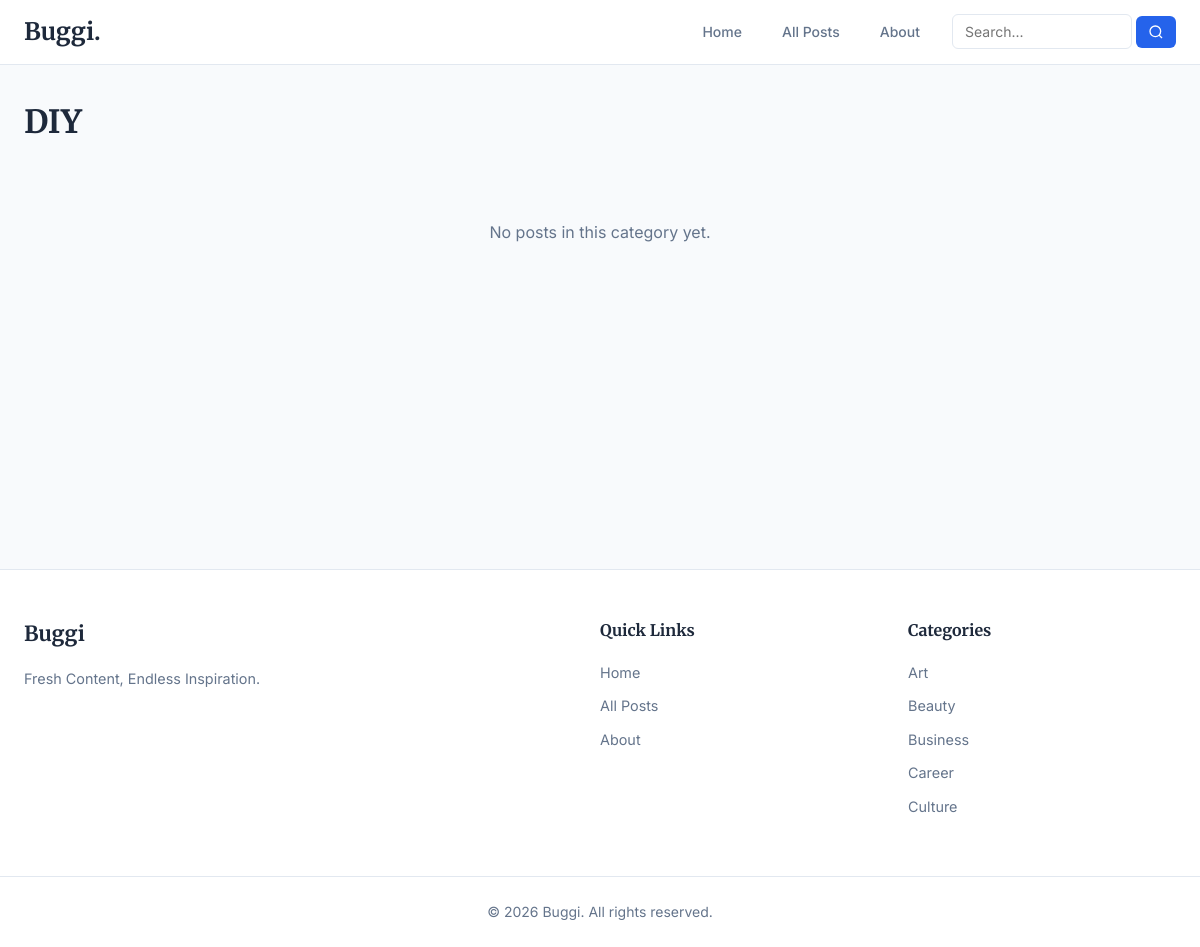
/category/diy/, run on the app's committed database.
### blog/models.py (models this page shows, shortened)
class Category(models.Model):
    name = models.CharField(max_length=100, unique=True)
    slug = models.SlugField(max_length=100, unique=True)
    description = models.TextField(blank=True)
    class Meta:
        verbose_name_plural = "categories"
        ordering = ['name']
    def get_absolute_url(self):
        return reverse('blog:category_posts', kwargs={'slug': self.slug})

### blog/views.py (the view)
# urls.py: path('category/<slug:slug>/', views.CategoryPostListView.as_view(), name='category_posts'),
class CategoryPostListView(ListView):
    model = Post
    template_name = 'blog/category_posts.html'
    context_object_name = 'posts'
    paginate_by = 9
    def get_queryset(self):
        self.category = get_object_or_404(Category, slug=self.kwargs['slug'])
        return Post.objects.filter(status='published', category=self.category).select_related('category', 'author').prefetch_related('tags')
    def get_context_data(self, **kwargs):
        context = super().get_context_data(**kwargs)
        context['category'] = self.category
        context['categories'] = Category.objects.all()
        context['tags'] = Tag.objects.all()
        return context

### blog/templates/blog/category_posts.html (shortened to what this page needs)
{% extends 'blog/base.html' %}
{% load humanize %}
{% block content %}
<section class="section">
    <div class="section-header">
        <h1>{{ category.name }}</h1>
    </div>
    <div class="posts-grid">
        {% for post in posts %}
        <article class="post-card">
            {% if post.featured_image %}
            <div class="post-card-image">
                <img src="{{ post.featured_image.url }}" alt="{{ post.title }}">
            </div>
            {% endif %}
            <div class="post-card-content">
                <span class="badge">{{ post.category.name|default:"Uncategorized" }}</span>
                <h3><a href="{{ post.get_absolute_url }}">{{ post.title }}</a></h3>
                <p>{{ post.summary|default:post.content|truncatewords:20 }}</p>
                <div class="meta">
                    <span>{{ post.author.get_full_name|default:post.author.username }}</span>
                    <span>{{ post.published_at|naturalday }}</span>
                </div>
            </div>
        </article>
        {% empty %}
        <p class="empty-message">No posts in this category yet.</p>
        {% endfor %}
    </div>
</section>
{% endblock %}

### blog/templates/blog/base.html (shortened to what this page needs)
<!DOCTYPE html>
<html lang="en">
<head>
    {% load static %}
    <link rel="stylesheet" href="{% static 'blog/css/style.css' %}">
</head>
<body>
    <header class="header">
        <nav class="navbar">
            <div class="nav-brand">
                <a href="{% url 'blog:home' %}">Buggi.</a>
            </div>
            <ul class="nav-menu">
                <li><a href="{% url 'blog:home' %}" class="{% if request.resolver_match.url_name == 'home' %}active{% endif %}">Home</a></li>
                <li><a href="{% url 'blog:post_list' %}" class="{% if request.resolver_match.url_name == 'post_list' %}active{% endif %}">All Posts</a></li>
                <li><a href="{% url 'blog:about' %}" class="{% if request.resolver_match.url_name == 'about' %}active{% endif %}">About</a></li>
                <li>
                    <form class="search-form" action="{% url 'blog:search' %}" method="get">
                        <input type="text" name="q" placeholder="Search..." value="{{ request.GET.q|default:'' }}">
                        <button type="submit" aria-label="Search">
                            <svg width="16" height="16" viewBox="0 0 24 24" fill="none" stroke="currentColor" stroke-width="2">
                                <circle cx="11" cy="11" r="8"></circle>
                                <path d="m21 21-4.35-4.35"></path>
                            </svg>
                        </button>
                    </form>
                </li>
            </ul>
        </nav>
    </header>
    <main class="main-content">
        {% block content %}{% endblock %}
    </main>
    <footer class="footer">
        <div class="footer-content">
            <div class="footer-section">
                <h3>Buggi</h3>
                <p>Fresh Content, Endless Inspiration.</p>
            </div>
            <div class="footer-section">
                <h4>Quick Links</h4>
                <ul>
                    <li><a href="{% url 'blog:home' %}">Home</a></li>
                    <li><a href="{% url 'blog:post_list' %}">All Posts</a></li>
                    <li><a href="{% url 'blog:about' %}">About</a></li>
                </ul>
            </div>
            <div class="footer-section">
                <h4>Categories</h4>
                <ul>
                    {% for cat in categories|slice:":5" %}
                    <li><a href="{{ cat.get_absolute_url }}">{{ cat.name }}</a></li>
                    {% empty %}
                    <li>No categories yet</li>
                    {% endfor %}
                </ul>
            </div>
        </div>
        <div class="footer-bottom">
            <p>&copy; {% now "Y" %} Buggi. All rights reserved.</p>
        </div>
    </footer>
</body>
</html>

### blog/static/blog/css/style.css (style rules this page uses)
*, *::before, *::after { margin: 0; padding: 0; box-sizing: border-box; }
:root { --color-primary: #2563eb; --color-primary-dark: #1d4ed8; --color-primary-light: #dbeafe; --color-secondary: #64748b; --color-accent: #0ea5e9; --color-bg: #f8fafc; --color-surface: #ffffff; --color-text: #1e293b; --color-text-muted: #64748b; --color-border: #e2e8f0; --color-success: #22c55e; --color-danger: #ef4444; --color-warning: #f59e0b; --shadow-sm: 0 1px 2px 0 rgb(0 0 0 / 0.05); --shadow-md: 0 4px 6px -1px rgb(0 0 0 / 0.1), 0 2px 4px -2px rgb(0 0 0 / 0.1); --shadow-lg: 0 10px 15px -3px rgb(0 0 0 / 0.1), 0 4px 6px -4px rgb(0 0 0 / 0.1); --radius-sm: 6px; --radius-md: 10px; --radius-lg: 16px; --transition: all 0.2s ease; --max-width: 1200px; --font-body: 'Inter', -apple-system, BlinkMacSystemFont, sans-serif; --font-heading: 'Merriweather', Georgia, serif; }
html { scroll-behavior: smooth; }
body { font-family: var(--font-body); color: var(--color-text); background-color: var(--color-bg); line-height: 1.6; -webkit-font-smoothing: antialiased; }
a { color: var(--color-primary); text-decoration: none; transition: var(--transition); }
.header { background: var(--color-surface); border-bottom: 1px solid var(--color-border); position: sticky; top: 0; z-index: 100; }
.navbar { max-width: var(--max-width); margin: 0 auto; padding: 0 24px; display: flex; align-items: center; justify-content: space-between; height: 64px; }
.nav-brand a { font-family: var(--font-heading); font-size: 1.5rem; font-weight: 700; color: var(--color-text); }
.nav-menu { display: flex; align-items: center; gap: 8px; list-style: none; }
.nav-menu a { display: block; padding: 8px 16px; color: var(--color-text-muted); font-weight: 500; font-size: 0.875rem; border-radius: var(--radius-sm); transition: var(--transition); }
.search-form { display: flex; align-items: center; gap: 4px; margin-left: 8px; }
.search-form input { padding: 8px 12px; border: 1px solid var(--color-border); border-radius: var(--radius-sm); font-size: 0.875rem; width: 180px; transition: var(--transition); font-family: var(--font-body); }
.search-form button { background: var(--color-primary); color: white; border: none; padding: 8px 12px; border-radius: var(--radius-sm); cursor: pointer; transition: var(--transition); display: flex; align-items: center; justify-content: center; }
.main-content { max-width: var(--max-width); margin: 0 auto; padding: 32px 24px; min-height: calc(100vh - 64px - 280px); }
.section { margin-bottom: 48px; }
.section-header { display: flex; align-items: center; justify-content: space-between; margin-bottom: 24px; flex-wrap: wrap; gap: 16px; }
.section-header h1, .section-header h2 { font-family: var(--font-heading); font-size: 1.75rem; font-weight: 700; color: var(--color-text); }
.section-header h1 { font-size: 2rem; }
.posts-grid { display: grid; grid-template-columns: repeat(auto-fill, minmax(320px, 1fr)); gap: 24px; }
.empty-message { text-align: center; color: var(--color-text-muted); padding: 48px; font-size: 1rem; grid-column: 1 / -1; }
.footer { background: var(--color-surface); border-top: 1px solid var(--color-border); margin-top: 48px; }
.footer-content { max-width: var(--max-width); margin: 0 auto; padding: 48px 24px; display: grid; grid-template-columns: 2fr 1fr 1fr; gap: 40px; }
.footer-section h3, .footer-section h4 { font-family: var(--font-heading); margin-bottom: 16px; }
.footer-section h3 { font-size: 1.3rem; }
.footer-section h4 { font-size: 1rem; }
.footer-section p { color: var(--color-text-muted); font-size: 0.9rem; line-height: 1.6; }
.footer-section ul { list-style: none; }
.footer-section ul li { margin-bottom: 8px; }
.footer-section ul a { color: var(--color-text-muted); font-size: 0.9rem; transition: var(--transition); }
.footer-bottom { max-width: var(--max-width); margin: 0 auto; padding: 24px; text-align: center; border-top: 1px solid var(--color-border); color: var(--color-text-muted); font-size: 0.875rem; }

### data on the page
Category: name "DIY"
Category: name "Art"
Category: name "Beauty"
Category: name "Business"
Category: name "Career"
Category: name "Culture"
